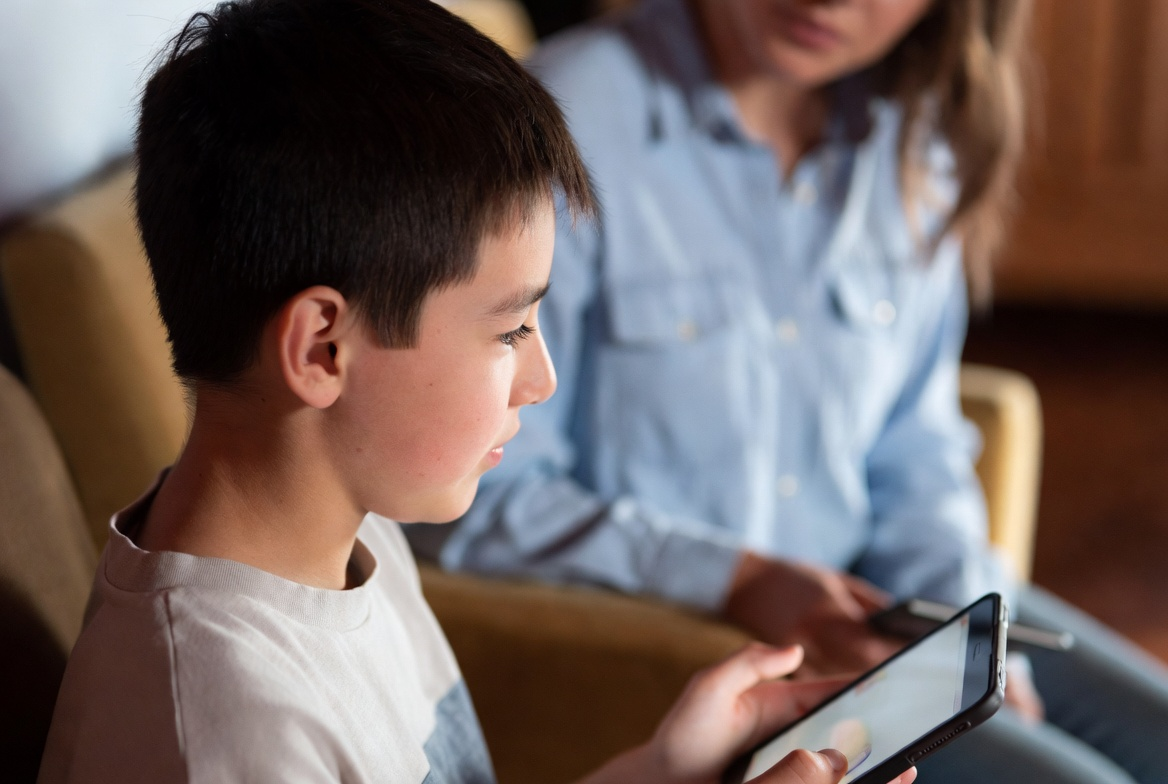
#> input picture AOG SITE/checkin-hero.jpg, 1168 x 784 px, given in place of checkin-hero.jpg.png, which was not available
$ python -i novel.py   (imports and definitions only)
#> lines starting #> are read from the running program, lines starting #| are printed output that depends on the picture
#!/usr/bin/env python3
"""Pencil drawings for the novels: six book covers (portrait) and twenty scene drawings.

  python3 pencil/novel.py frame  <id>          # fit the camera to the framing rule (GUIDE.md, 8)
  python3 pencil/novel.py render <id> OUTDIR   # g-buffers + pencil proof  OUTDIR/pencil-<id>.png
  python3 pencil/novel.py export <id> OUTDIR   # proof -> aog-deploy/novels/... (scene or cover)

Ids: nov-<book>-cover (book = room-12 ... the-dwelling) and nov-room-<n>-u<k> (scenes).
Scene files are kit/scenes/<id>-still.glsl; they include novlib.glsl for the shared objects.
pencil.py is loaded unchanged, with its frame size swapped for the size each kind needs."""
import os, re, sys, json, math, subprocess, tempfile
import numpy as np
from PIL import Image, ImageDraw, ImageFont, ImageFilter

HERE = os.path.dirname(os.path.abspath(__file__))
KIT = os.path.join(HERE, '..', 'kit')
ROOT = os.path.abspath(os.path.join(HERE, '..', '..', '..'))
PARAMS = os.path.join(HERE, 'params-novels.json')

# drawing size and framing box (fractions of the drawing) for each kind
KIND = {
    'cover': dict(size=(900, 960), box=(0.1, 0.16, 0.9, 0.93)),
    'scene': dict(size=(1600, 560), box=(0.24, 0.20, 0.76, 0.84)),
}
def kind(uid): return 'cover' if uid.endswith('-cover') else 'scene'

# [26 lines left out: functions load_pencil, params, gbuf, not called in this run]

def v3(s, k): return np.array([float(x) for x in re.search(r'#define ' + k + r'\s+vec3\(([^)]*)\)', s).group(1).split(',')])

# [40 lines left out: functions measure, frame, render, not called in this run]

# ------------------------------------------------------------------ covers
BOOKS = {
    'room-12': ('Book One', 'ROOM 12', ('The Year We', 'Met Sammy'), (70, 96, 52)),
    'room-18': ('Book Two', 'ROOM 18', ('The Year of the', 'Inner Critic'), (150, 70, 36)),
    'room-36': ('Book Three', 'ROOM 36', ('The Year of', 'Two Voices'), (100, 58, 118)),
    'room-104': ('Book Four', 'ROOM 104', ('The Year We', 'Looked Up'), (40, 86, 104)),
    'room-207': ('Book Five', 'ROOM 207', ('The Year We', 'Walked Out'), (132, 94, 30)),
    'the-dwelling': ('Book Six', 'THE DWELLING', ('The Years We', 'Kept Coming Back'), (132, 94, 30)),
}
FONT = '/usr/share/fonts/truetype/liberation/LiberationSerif-%s.ttf'
PAPER = (238, 233, 222); INK = (40, 40, 44)

# [6 lines left out: function spaced, not called in this run]

def rule(dr, cx, y, half, fill, dot=True):
    dr.line([(cx - half, y), (cx - 14, y)], fill=fill, width=2); dr.line([(cx + 14, y), (cx + half, y)], fill=fill, width=2)
    if dot: dr.ellipse([cx - 5, y - 5, cx + 5, y + 5], outline=fill, width=2)

# [34 lines left out: function cover, not called in this run]

def export(uid, out):
#> called with uid = '../../../../AOG SITE/checkin-hero.jpg', out = 'out.png'
    img = Image.open(os.path.join(out, 'pencil-%s.png' % uid)).convert('RGB')
#> img is the input picture: PIL image 1168x784 RGB; mean R, G, B 110.8, 96.7, 93.8
    if kind(uid) == 'cover':
        c = cover(uid, img); book = uid[4:-6]
        p = os.path.join(ROOT, 'novels', 'cover-%s.jpg' % book)
        c.save(p, 'JPEG', quality=86, optimize=True, progressive=True)
        c.save(os.path.join(out, 'cover-%s.png' % book))
        print(os.path.relpath(p, ROOT), os.path.getsize(p))
    else:
        name = uid[4:]
        small = img.resize((1200, 420), Image.LANCZOS)
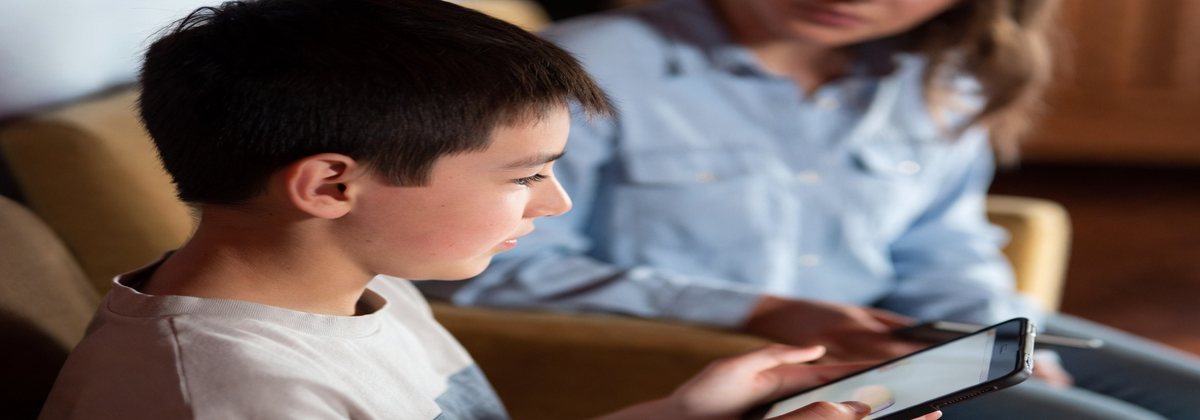
#> small: PIL image 1200x420 RGB; mean R, G, B 110.8, 96.7, 93.8
        stem = os.path.join(ROOT, 'novels', 'scenes', name + '-pencil')
        for q in range(84, 40, -4):
            small.save(stem + '.webp', 'WEBP', quality=q, method=6)
            if os.path.getsize(stem + '.webp') <= 160 * 1024: break
        small.save(stem + '.jpg', 'JPEG', quality=82, optimize=True, progressive=True)
        for s in ('.webp', '.jpg'): print(os.path.relpath(stem + s, ROOT), os.path.getsize(stem + s))

# [7 lines not run here, left out]

>>> result = export('../../../../AOG SITE/checkin-hero.jpg', 'out.png')

$ run again, on AOG SITE/dashboard-hero.jpg
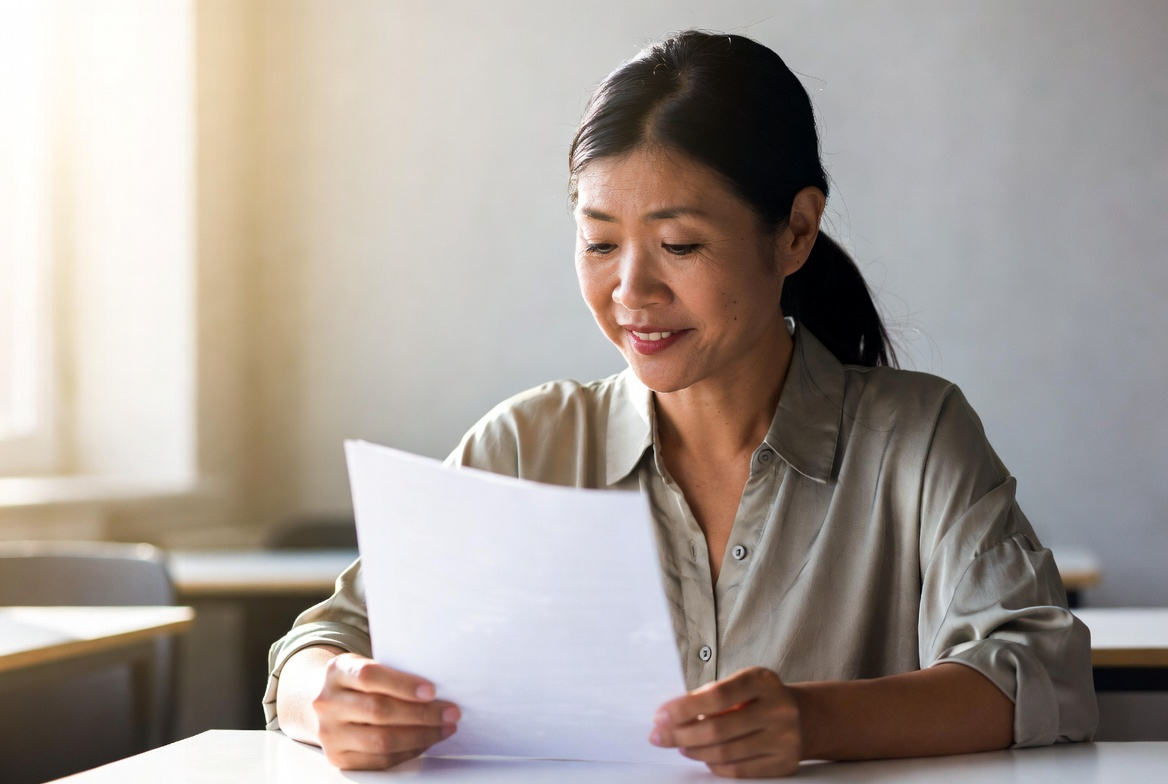
#> input picture AOG SITE/dashboard-hero.jpg, 1168 x 784 px, given in place of dashboard-hero.jpg.png, which was not available
#> in export, img is the input picture: PIL image 1168x784 RGB; mean R, G, B 165.5, 156.6, 150.3
#> in export, `small = img.resize((1200, 420), Image.LANCZOS)`:
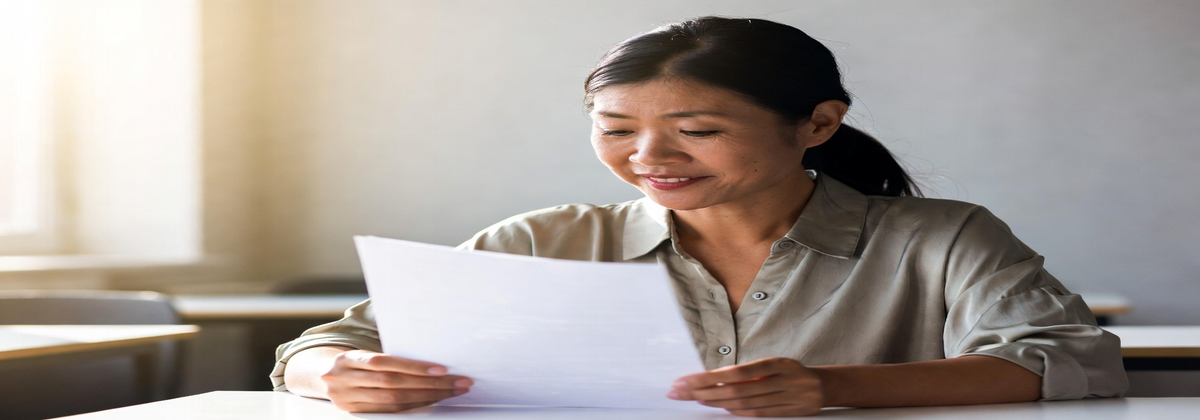
#> small: PIL image 1200x420 RGB; mean R, G, B 165.5, 156.6, 150.3

$ run again, on AOG SITE/framework-pillars.jpg
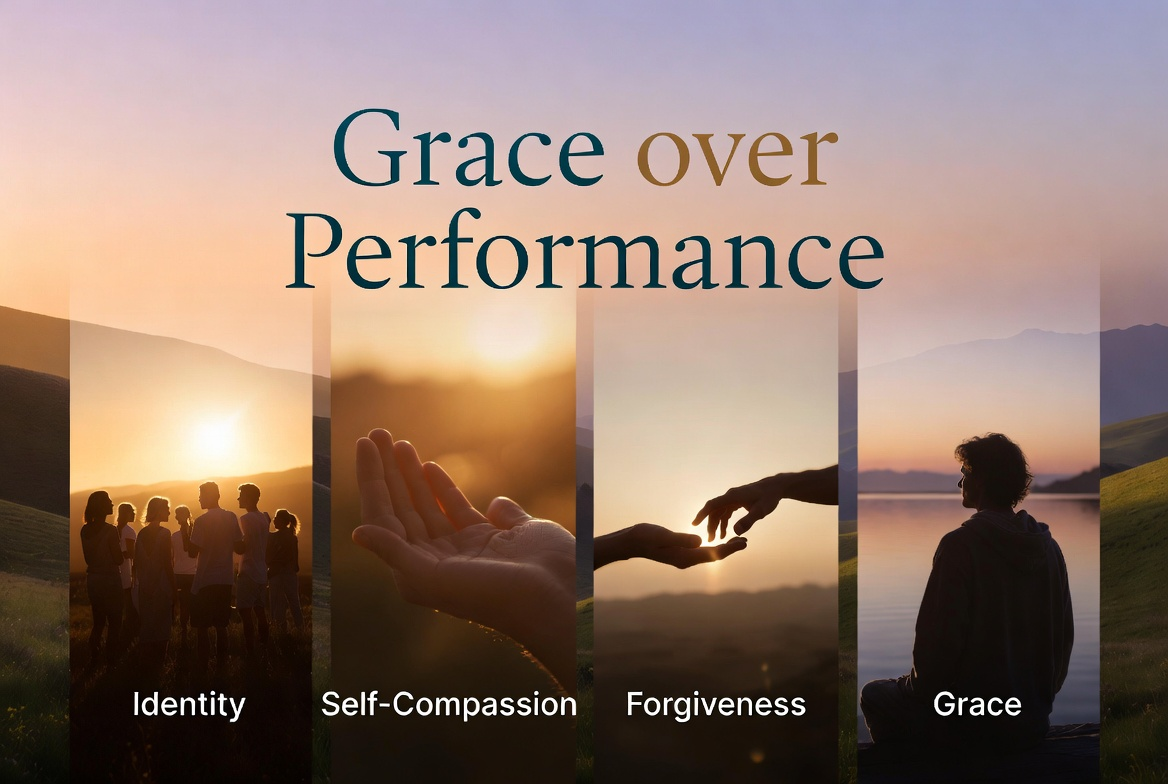
#> input picture AOG SITE/framework-pillars.jpg, 1168 x 784 px, given in place of framework-pillars.jpg.png, which was not available
#> in export, img is the input picture: PIL image 1168x784 RGB; mean R, G, B 146.1, 123.1, 111.2
#> in export, `small = img.resize((1200, 420), Image.LANCZOS)`:
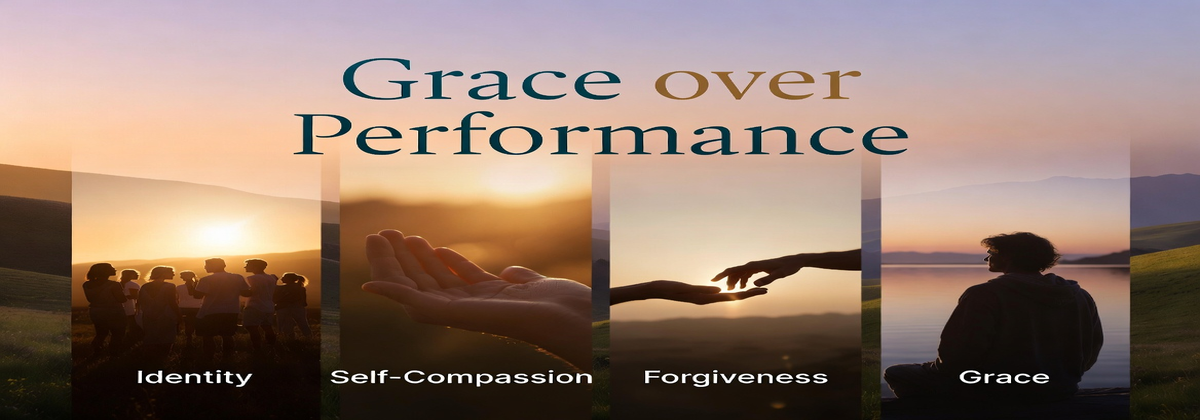
#> small: PIL image 1200x420 RGB; mean R, G, B 146.1, 123.1, 111.2
